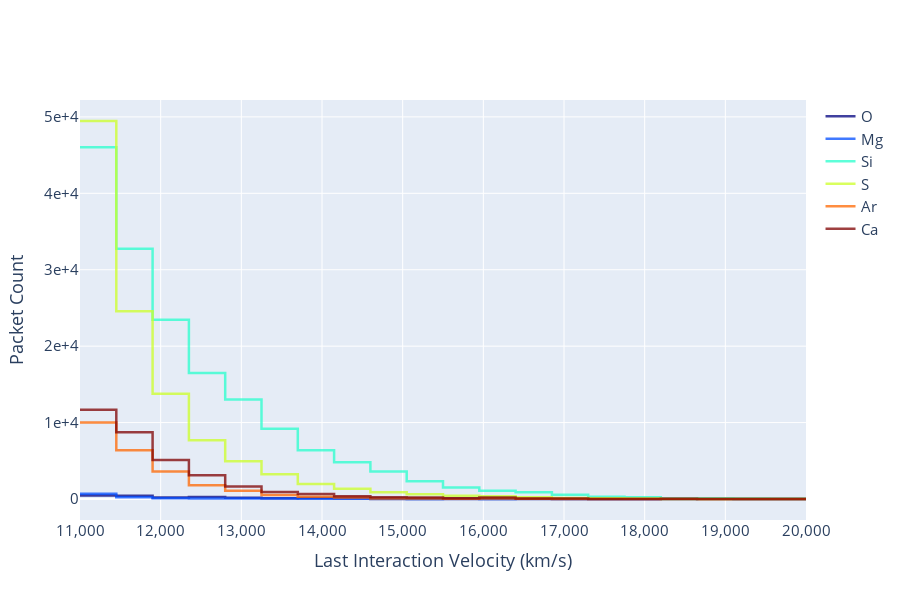

Notebook source saved alongside this figure:
### Code cell
plotter.generate_plot_ply(packet_wvl_range=[3000, 9000] * u.AA)
